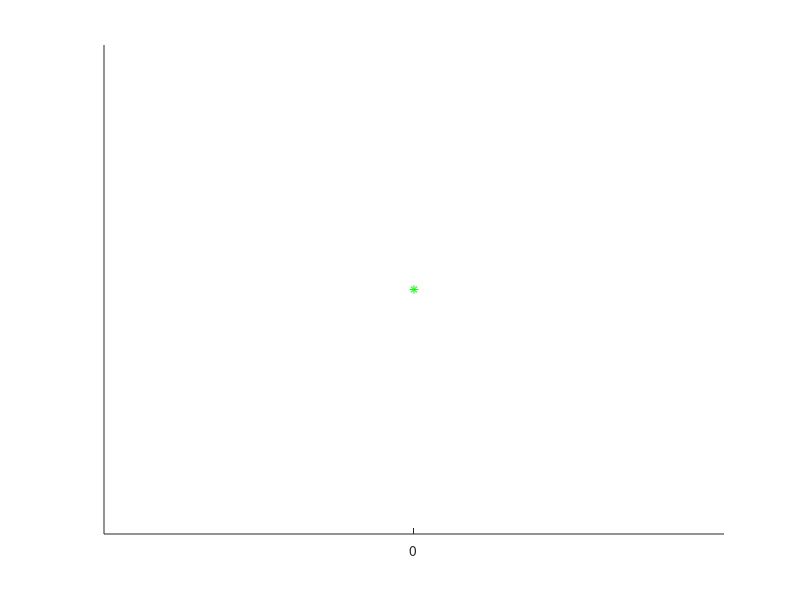

MATLAB code for this plot: (Note: this script raises an error after producing the figure.)

function EKFLocalisation
rhol=0;
close all;
clear all;
q=1;
w=0;
pos=0;
zer=0;
neg=0;
negerrk=0;
error=zeros(100,1);
global xVehicleTrue;global Map;global RTrue;global UTrue;global nSteps;
for q=1:100
    
errpos=0;
errneg=0;
covnegerr=0
nSteps = 100;
nFeatures = 1;
MapSize = 20;
alpha=0;
Map = [0;-0.75];
UTrue = diag([0.01,0.01,1*pi/180]).^2;
RTrue = [100.0,0;0,36*pi*pi/(180*180)];
sigmaR=10;
sigmaTheta=6*pi/180;
UEst = 1.0*UTrue;
REst = 1.0*RTrue;

xVehicleTrue = [0;0;-pi/2];

%initial conditions - no map:

xEstcorr =[];
PEstcorr = [];
xEst =[];
PEst = [];

MappedFeatures = NaN*zeros(nFeatures,2);

%storage:
PStore = NaN*zeros(nFeatures,nSteps);
XErrStore = NaN*zeros(nFeatures,nSteps);


%initial graphics - plot true map
 hold on; grid off; axis equal;
plot(Map(1,:),Map(2,:),'g*');hold on;
%set(gcf,'doublebuffer','on');
%hObsLine = line([0,0],[0,0]);
%set(hObsLine,'linestyle',':');

i=0;
b=0;

u=0;
for k = 2:nSteps
    
    %do world iteration
    SimulateWorld(k);
    
    %simple prediction model:
    xPredcorr = xEstcorr;
    PPredcorr = PEstcorr;
    
         xPred = xEst;
    PPred = PEst;
          
        
    %observe a randomn feature
    [z,iFeature] = GetObservation(k);
    
    if(~isempty(z))
        
        %have we seen this feature before?
        if( ~isnan(MappedFeatures(iFeature,1)))
            
            %predict observation: find out where it is in state vector
            FeatureIndex = MappedFeatures(iFeature,1);
            xFeaturecorr = xPredcorr(FeatureIndex:FeatureIndex+1);
            zPredcorr = DoObservationModel(xVehicleTrue,xFeaturecorr);
            
              xFeature = xPred(FeatureIndex:FeatureIndex+1);
            zPred = DoObservationModel(xVehicleTrue,xFeature);
            
            % get observation Jacobians
            [jHxvcorr,jHxfcorr] = GetObsJacs(xVehicleTrue,xFeaturecorr);
            
          

            
            % fill in state jacobian
            jHcorr = zeros(2,length(xEstcorr));
            jHcorr(:,FeatureIndex:FeatureIndex+1) = jHxfcorr;
            
            
            
           
            [jHxv,jHxf] = GetObsJacs(xVehicleTrue,xFeature);
            
            % fill in state jacobian
            jH = zeros(2,length(xEst));
            jH(:,FeatureIndex:FeatureIndex+1) = jHxf;
            
            
            zmean = DoObservationModel(xVehicleTrue,Map(:,iFeature));
            zmean(2)=AngleWrap(zmean(2));
            
            %do Kalman update:
            
                pr=zmean(1);
            if(-pi<zmean(2)<-168.75*pi/180)
                ptangle=zmean(2)+pi;
                ptangle=abs(ptangle);
            elseif(-168.75*pi/180<zmean(2)<-146.25*pi/180)
                ptangle=zmean(2)+157.5*pi/180;
                ptangle=abs(ptangle);
            elseif(-146.25*pi/180<zmean(2)<-123.75*pi/180)
                ptangle=zmean(2)+135*pi/180;
                ptangle=abs(ptangle);
            elseif(-123.75*pi/180<zmean(2)<-101.25*pi/180)
                ptangle=zmean(2)+112.5*pi/180;
                ptangle=abs(ptangle);
            elseif(-101.25*pi/180<zmean(2)<-78.75*pi/180)
                ptangle=zmean(2)+90*pi/180;
                ptangle=abs(ptangle);
            elseif(-78.75*pi/180<zmean(2)<-56.25*pi/180)
                ptangle=zmean(2)+67.5*pi/180;
                ptangle=abs(ptangle);
            elseif(-56.25*pi/180<zmean(2)<-33.75*pi/180)
                ptangle=zmean(2)+45*pi/180;
                ptangle=abs(ptangle); 
            elseif(-33.75*pi/180<zmean(2)<-11.25*pi/180)
                ptangle=zmean(2)+22.5*pi/180;
                ptangle=abs(ptangle);  
            elseif(-11.25*pi/180<zmean(2)<+11.25*pi/180)
                ptangle=zmean(2)+0*pi/180;
                ptangle=abs(ptangle);
            elseif(+11.25*pi/180<zmean(2)<33.75*pi/180)
                ptangle=zmean(2)-22.5*pi/180;
                ptangle=abs(ptangle);
            elseif(33.75*pi/180<zmean(2)<56.25*pi/180)
                ptangle=zmean(2)-45*pi/180;
                ptangle=abs(ptangle); 
            elseif(56.25*pi/180<zmean(2)<78.75*pi/180)
                ptangle=zmean(2)-67.5*pi/180;
                ptangle=abs(ptangle);
            elseif(78.75*pi/180<zmean(2)<101.25*pi/180)
                ptangle=zmean(2)-90*pi/180;
                ptangle=abs(ptangle);
            elseif(101.25*pi/180<zmean(2)<123.75*pi/180)
                ptangle=zmean(2)-112.5*pi/180;
                ptangle=abs(ptangle);
            elseif(123.75*pi/180<zmean(2)<146.25*pi/180)
                ptangle=zmean(2)-135*pi/180;
                ptangle=abs(ptangle);
            elseif(146.25*pi/180<zmean(2)<168.75*pi/180)
                ptangle=zmean(2)-157.5*pi/180;
                ptangle=abs(ptangle);
            elseif(168.75*pi/180<zmean(2)<pi)
                ptangle=zmean(2)-pi;
                ptangle=abs(ptangle);
            end     
            
          
 
            PMean=pressuree(pr,ptangle);
            
            
            
            
            
               percorr=zPredcorr(1);
            if(-pi<zPredcorr(2)<-168.75*pi/180)
                petanglecorr=zPredcorr(2)+pi;
                petanglecorr=abs(petanglecorr);
            elseif(-168.75*pi/180<zPredcorr(2)<-146.25*pi/180)
                petanglecorr=zPredcorr(2)+157.5*pi/180;
                petanglecorr=abs(petanglecorr);
            elseif(-146.25*pi/180<zPredcorr(2)<-123.75*pi/180)
                petanglecorr=zPredcorr(2)+135*pi/180;
                petanglecorr=abs(petanglecorr);
            elseif(-123.75*pi/180<zPredcorr(2)<-101.25*pi/180)
                petanglecorr=zPredcorr(2)+112.5*pi/180;
                petanglecorr=abs(petanglecorr);
            elseif(-101.25*pi/180<zPredcorr(2)<-78.75*pi/180)
                petanglecorr=zPredcorr(2)+90*pi/180;
                petanglecorr=abs(petanglecorr);
            elseif(-78.75*pi/180<zPredcorr(2)<-56.25*pi/180)
                petanglecorr=zPredcorr(2)+67.5*pi/180;
                petanglecorr=abs(petanglecorr);
            elseif(-56.25*pi/180<zPredcorr(2)<-33.75*pi/180)
                petanglecorr=zPredcorr(2)+45*pi/180;
                petanglecorr=abs(petanglecorr); 
            elseif(-33.75*pi/180<zPredcorr(2)<-11.25*pi/180)
                petanglecorr=zPredcorr(2)+22.5*pi/180;
                petanglecorr=abs(petanglecorr);  
            elseif(-11.25*pi/180<zPredcorr(2)<+11.25*pi/180)
                petanglecorr=zPredcorr(2)+0*pi/180;
                petanglecorr=abs(petanglecorr);
            elseif(+11.25*pi/180<zPredcorr(2)<33.75*pi/180)
                petanglecorr=zPredcorr(2)-22.5*pi/180;
                petanglecorr=abs(petanglecorr);
            elseif(33.75*pi/180<zPredcorr(2)<56.25*pi/180)
                petanglecorr=zPredcorr(2)-45*pi/180;
                petanglecorr=abs(petanglecorr); 
            elseif(56.25*pi/180<zPredcorr(2)<78.75*pi/180)
                petanglecorr=zPredcorr(2)-67.5*pi/180;
                petanglecorr=abs(petanglecorr);
            elseif(78.75*pi/180<zPredcorr(2)<101.25*pi/180)
                petanglecorr=zPredcorr(2)-90*pi/180;
                petanglecorr=abs(petanglecorr);
            elseif(101.25*pi/180<zPredcorr(2)<123.75*pi/180)
                petanglecorr=zPredcorr(2)-112.5*pi/180;
                petanglecorr=abs(petanglecorr);
            elseif(123.75*pi/180<zPredcorr(2)<146.25*pi/180)
                petanglecorr=zPredcorr(2)-135*pi/180;
                petanglecorr=abs(petanglecorr);
            elseif(146.25*pi/180<zPredcorr(2)<168.75*pi/180)
                petanglecorr=zPredcorr(2)-157.5*pi/180;
                petanglecorr=abs(petanglecorr);
            elseif(168.75*pi/180<zPredcorr(2)<pi)
                petanglecorr=zPredcorr(2)-pi;
                petanglecorr=abs(petanglecorr);
            end     
            
            
            
           PEsti=pressuree(percorr,petanglecorr);
          
          
          
           
             pmr=z(1);
            if(-pi<z(2)<-168.75*pi/180)
                pmtangle=z(2)+pi;
                pmtangle=abs(pmtangle);
            elseif(-168.75*pi/180<z(2)<-146.25*pi/180)
                pmtangle=z(2)+157.5*pi/180;
                pmtangle=abs(pmtangle);
            elseif(-146.25*pi/180<z(2)<-123.75*pi/180)
                pmtangle=z(2)+135*pi/180;
                pmtangle=abs(pmtangle);
            elseif(-123.75*pi/180<z(2)<-101.25*pi/180)
                pmtangle=z(2)+112.5*pi/180;
                pmtangle=abs(pmtangle);
            elseif(-101.25*pi/180<z(2)<-78.75*pi/180)
                pmtangle=z(2)+90*pi/180;
                pmtangle=abs(pmtangle);
            elseif(-78.75*pi/180<z(2)<-56.25*pi/180)
                pmtangle=z(2)+67.5*pi/180;
                pmtangle=abs(pmtangle);
            elseif(-56.25*pi/180<z(2)<-33.75*pi/180)
                pmtangle=z(2)+45*pi/180;
                pmtangle=abs(pmtangle); 
            elseif(-33.75*pi/180<z(2)<-11.25*pi/180)
                pmtangle=z(2)+22.5*pi/180;
                pmtangle=abs(pmtangle);  
            elseif(-11.25*pi/180<z(2)<+11.25*pi/180)
                pmtangle=z(2)+0*pi/180;
                pmtangle=abs(pmtangle);
            elseif(+11.25*pi/180<z(2)<33.75*pi/180)
                pmtangle=z(2)-22.5*pi/180;
                pmtangle=abs(pmtangle);
            elseif(33.75*pi/180<z(2)<56.25*pi/180)
                pmtangle=z(2)-45*pi/180;
                pmtangle=abs(pmtangle); 
            elseif(56.25*pi/180<z(2)<78.75*pi/180)
                pmtangle=z(2)-67.5*pi/180;
                pmtangle=abs(pmtangle);
            elseif(78.75*pi/180<z(2)<101.25*pi/180)
                pmtangle=z(2)-90*pi/180;
                pmtangle=abs(pmtangle);
            elseif(101.25*pi/180<z(2)<123.75*pi/180)
                pmtangle=z(2)-112.5*pi/180;
                pmtangle=abs(pmtangle);
            elseif(123.75*pi/180<z(2)<146.25*pi/180)
                pmtangle=z(2)-135*pi/180;
                pmtangle=abs(pmtangle);
            elseif(146.25*pi/180<z(2)<168.75*pi/180)
                pmtangle=z(2)-157.5*pi/180;
     
                pmtangle=abs(pmtangle);
            elseif(168.75*pi/180<z(2)<pi)
                pmtangle=z(2)-pi;
                pmtangle=abs(pmtangle);
            end     
           
           
           PMeas=pressuree(pmr,pmtangle);
           
          
    
           
           edel=PMean-PEsti;
           mdel=PMean-PMeas;
           absedel=abs(edel);
           absmdel=abs(mdel);
           ethreshold=0.001;
           mthreshold=0.001;
           rho=0;
           if(absmdel>mthreshold)
           
           
           if(absedel<ethreshold)
         
             
             
                 zmean=zPredcorr;
                 b=b+1
            k;
                 rho=corrcalc(percorr,petanglecorr);
                
            
         
        
                  
             REstcorr=[sigmaR*sigmaR,rho*sigmaR*sigmaTheta;rho*sigmaR*sigmaTheta,sigmaTheta*sigmaTheta];
             e=eig(REstcorr);
            REstcorr=[e(2),0;0,e(1)];
             %psi=(2*rho*sigmaR*sigmaTheta/(sigmaR*sigmaR-sigmaTheta*sigmaTheta));
             %alpha1=0.5*atan(psi)
             [vec,val]=eig(REstcorr);
             % Get the index of the largest eigenvector
             [max_evc_ind_c, r] = find(val == max(max(val)));
             max_evc = vec(:, max_evc_ind_c);
             max_evl = max(max(val));
             % Get the smallest eigenvector and eigenvalue
             if(max_evc_ind_c == 1)
                 min_evl = max(val(:,2));
                 min_evc = vec(:,2);
             else
             min_evl = max(val(:,1));
             min_evc = vec(1,:);
             end
             alpha = atan2(max_evc(2), max_evc(1));
             rhol=rho;
             if(alpha>pi)
                alpha=pi-alpha;
            end
            y1=sqrt(e(2)/(sigmaR*sigmaR));
             y2=sqrt(e(1)/(sigmaTheta*sigmaTheta));
             l=z;
            Rot=[cos(alpha),-sin(alpha);sin(alpha),cos(alpha)];
            Scale=[y1,0;0,y2];
            z1=z-zmean;
            z1=Rot*z1;
            z1=Scale*z1;
            T=Rot;
            jHcorr=T*jHcorr;
            Innov = z1;
            Innov(2) = AngleWrap(Innov(2));
            S = jHcorr*PPredcorr*jHcorr'+REstcorr;
            W = PPredcorr*jHcorr'*inv(S);
            xEstcorr = xPredcorr+ W*Innov;
            PEstcorr = PPredcorr-W*S*W';
            PEstcorr = 0.5*(PEstcorr+PEstcorr');
           
            
            
             end
           end
               
            
            if(rho==0)
            
            REstcorr=[sigmaR*sigmaR,rho*sigmaR*sigmaTheta;rho*sigmaR*sigmaTheta,sigmaTheta*sigmaTheta];
            Innov = z-zPredcorr;
            Innov(2) = AngleWrap(Innov(2));
            S = jHcorr*PPredcorr*jHcorr'+REstcorr;
            W = PPredcorr*jHcorr'*inv(S);
            xEstcorr = xPredcorr+ W*Innov;
            PEstcorr = PPredcorr-W*S*W';
            PEstcorr = 0.5*(PEstcorr+PEstcorr');
            end
            Innov = z-zPred;
            Innov(2) = AngleWrap(Innov(2));
            
            S = jH*PPred*jH'+REst;
            W = PPred*jH'*inv(S);
            xEst = xPred+ W*Innov;
            
            PEst = PPred-W*S*W';
            
   else
                  
                  nStates = length(xEstcorr); 
                  xFeaturecorr = xVehicleTrue(1:2)+ [z(1)*cos(z(2)+xVehicleTrue(3));z(1)*sin(z(2)+xVehicleTrue(3))];
                  xEstcorr = [xEstcorr;xFeaturecorr];
                  [jGxvcorr, jGzcorr] = GetNewFeatureJacs(xVehicleTrue,z);
                  M = [eye(nStates), zeros(nStates,2);
                  zeros(2,nStates)  , jGzcorr];
                  PEstcorr = M*blkdiag(PEstcorr,REst)*M';
                  MappedFeatures(iFeature,:) = [length(xEstcorr)-1, length(xEstcorr)];

                   nStates = length(xEst); 
            
            xFeature = xVehicleTrue(1:2)+ [z(1)*cos(z(2)+xVehicleTrue(3));z(1)*sin(z(2)+xVehicleTrue(3))];
            xEst = [xEst;xFeature];
            [jGxv, jGz] = GetNewFeatureJacs(xVehicleTrue,z);
            
            M = [eye(nStates), zeros(nStates,2);% note we don't use jacobian w.r.t vehicle
                zeros(2,nStates)  , jGz];
            
            PEst = M*blkdiag(PEst,REst)*M';
            
            %remember this feature as being mapped we store its ID and position in the state vector
            MappedFeatures(iFeature,:) = [length(xEst)-1, length(xEst)];
                  
            end
    else             
        end  
          
           
          

               
                 
                  colorstring = 'br';
  
                 
                  plot(xEstcorr(1),k, 'Color', colorstring(2));
                  hold on
                 
               
                 
                  xEstcorr
                  xEst
                 
                     ecorr= sqrt(((xEstcorr(1)+0)^2)+((xEstcorr(2)+0.75)^2));
                     e=sqrt(((xEst(1)+0)^2)+((xEst(2)+0.75)^2));
                     err=ecorr-e;
                    e1=eig(PEstcorr);
                    e2=eig(PEst);
                    errcorr=e1(1)*e1(2);
                    eruncorr=e2(1)*e2(2);
                    areaerr=errcorr-eruncorr;
                    if(areaerr<0)
                        negerrk=negerrk+1
                    end
                    error(k,1)=err
%%%%%%%%%%%%%%%%%%%%%%%%%%%%%%%%%%%%%%
end
%if(abs(err)>0.04)
if(err<0)
    neg=neg+1;
end
if(err>0)
    pos=pos+1;
end

%end


end
neg
pos
zer  
error;
negerrk;
covnegerr;
%errneg
%errpos
end



%%%%%%%%%%%%%%%%%%%%%%%%%%%%%%%%%%%%%%

function P = pressuree(r,theta)
ka = 17.6;
fa = 0.006516;
beta = 970;
P = beta*(4*0.006516/r^2)*(besselj(1,ka*sin(theta))/(ka*sin(theta)))^2;
%P=P+0.0001*randn(1);
end





%%%%%%%%%%%%%%%%%%%%%%%%%%%%%%%%%%%%%%%%%

function rho=corrcalc(rmean,tmean)
fa=0.006516;
beta=970;
ka=17.6;
%%
% 
% $$e^{\pi i} + 1 = 0$$
% 
t=ka*tmean;
m=ka/2;
l=0;

%%%%%%%%%%%%%%%%%%%%%%%%%%%%%%%%%%%%%%%%%%%%%%%%%%%%%%%%%%%%%%%%%%%%

Pcorr=pressuree(rmean,tmean);
cons=sqrt(beta*fa/Pcorr);

%%%%%%%%%%%%%%%%%%%%%%%%%%%%%%%%%%%%%%%%%%%%%%%%%%%%%%%%%%%%%%%%%%%%


rt=tmean+(12*pi/180).*randn(100,1);
x=rt*m;
ftheta=1-(x.^2)*(1/2)+(x.^4)*(1/12)-(x.^6)*(1/144)+(x.^8)*(1/2880)-(x.^10)*(1/86400);

rr=cons*ftheta;
A=[rr rt];
R = corrcoef(A);

rho=R(1,2);



end
%%%%%%%%%%%%%%%%%%%%%%%%%%%%%%%%%%%%%%%%%%%%%%%%%%%%%%%%%%%%%%%%%%%







%%%%%%%%%%%%%%%%%%%%%%%%%%%%%%%%%%%%%%


function [z,iFeature] = GetObservation(k)
global Map;global xVehicleTrue;global RTrue;global nSteps;
%choose a random feature to see from True Map
iFeature = ceil(size(Map,2)*rand(1));
z = DoObservationModel(xVehicleTrue,Map(:,iFeature))+sqrt(RTrue)*randn(2,1);
z(2) = AngleWrap(z(2));
end
%%%%%%%%%%%%%%%%%%%%%%%%%%%%%%%%%%%%%%
function [z] = DoObservationModel(xVeh, xFeature)
Delta = xFeature-xVeh(1:2);
z = [norm(Delta);
    atan2(Delta(2),Delta(1))-xVeh(3)];
z(2) = AngleWrap(z(2));
end
%%%%%%%%%%%%%%%%%%%%%%%%%%%%%%%%%%%%%%
function SimulateWorld(k)
global xVehicleTrue;
u = GetRobotControl(k);
xVehicleTrue = tcomp(xVehicleTrue,u);
end
%%%%%%%%%%%%%%%%%%%%%%%%%%%%%%%%%%%%%%
function [jHxv,jHxf] = GetObsJacs(xPred, xFeature)
jHxv = zeros(2,3);jHxf = zeros(2,2);
Delta = (xFeature-xPred(1:2));
r = norm(Delta);
jHxv(1,1) = -Delta(1) / r;
jHxv(1,2) = -Delta(2) / r;
jHxv(2,1) = Delta(2) / (r^2);
jHxv(2,2) = -Delta(1) / (r^2);
jHxv(2,3) = -1;
jHxf(1:2,1:2) = -jHxv(1:2,1:2);
end
%%%%%%%%%%%%%%%%%%%%%%%%%%%%%%%%%%%%%%
function [jGx,jGz] = GetNewFeatureJacs(Xv, z);
x = Xv(1,1);
y = Xv(2,1);
theta = Xv(3,1);
r = z(1);
bearing = z(2);
jGx = [ 1   0   -r*sin(theta + bearing);
        0   1   r*cos(theta + bearing)];
jGz = [ cos(theta + bearing) -r*sin(theta + bearing);
        sin(theta + bearing) r*cos(theta + bearing)];
end     
%%%%%%%%%%%%%%%%%%%%%%%%%%%%%%%%%%%%%%
function u = GetRobotControl(k)
global nSteps;
%u = [0; 0.25 ; 0.3*pi/180*sin(3*pi*k/nSteps)];
u = [0; 0.15 ; 0.3*pi/180];
end